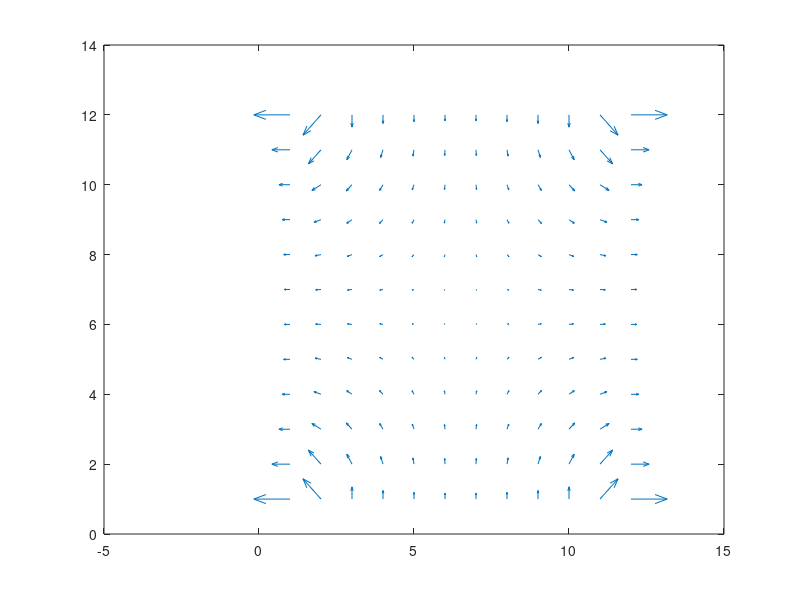

MATLAB code to generate this figure:
clc
clear


BCL = 1;
BCR = 0;
%BCU = na;
%BCD = na;

MaxIter = 50;
nx = 12;
ny = 12;
del = 1E-3;

V = zeros(nx,ny);
FD = zeros(nx,ny);

for i = 1:nx
    V(i,1) = 1;
    FD(i,1)=1;
    V
end

for i = 1:nx
    V(i,ny) = 1;
    FD(i,ny)=1;
    V
end


for Iter = 1:MaxIter
    [Ex Ey] = gradient(FD);
    figure(1)
    quiver(Ex,Ey)
    %figure(2)
    %surf(FD)
    pause(0.1)
    for i = 2:nx-1
        for j = 2:ny-1
                        
            if i == 1
%                 FD(i,j) = ((V(i+1,j)-2*V(i,j)+V(nx,j))/(del^2)) + ((V(i,j+1)-2*V(i,j)+V(i,j-1))/(del^2))
%                 FD(i,j) = (V(i+1,j)+V(nx,j)+V(i,j+1)+V(i,j-1))/4              
                FD(i,j) = FD(i+1,j)
%                 V(i,j) = V(i+1,j)
                V = FD;
                V
            elseif i == nx
%                 FD(i,j) = ((V(1,j)-2*V(i,j)+V(i-1,j))/(del^2)) + ((V(i,j+1)-2*V(i,j)+V(i,j-1))/(del^2))
%                 FD(i,j) = (V(1,j)+V(i-1,j)+V(i,j+1)+V(i,j-1))/4
                
                FD(i,j) = FD(i-1,j);
                V = FD;
                V
            else     
%                 FD(i,j) = ((V(i+1,j)-2*V(i,j)+V(i-1,j))/(del^2)) + ((V(i,j+1)-2*V(i,j)+V(i,j-1))/(del^2))
                
                FD(i,j) = (V(i+1,j)+V(i-1,j)+V(i,j+1)+V(i,j-1))/4
                V = FD;
                V
            end
        end
    end
    Iter
end

V
FD


















